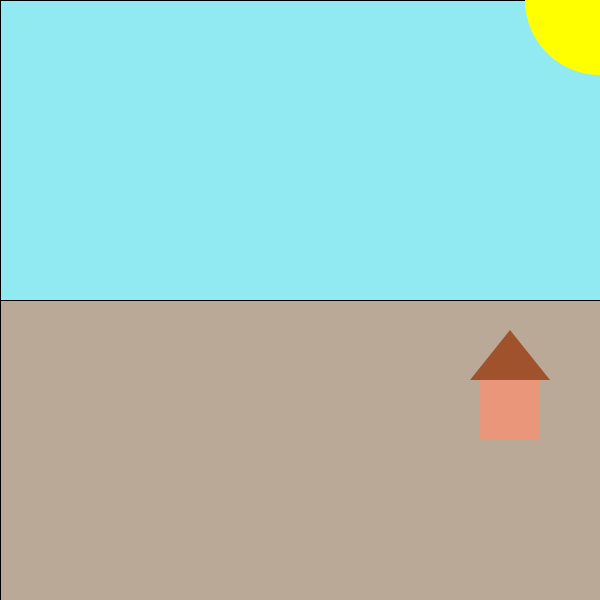
Frame 1 (no input)
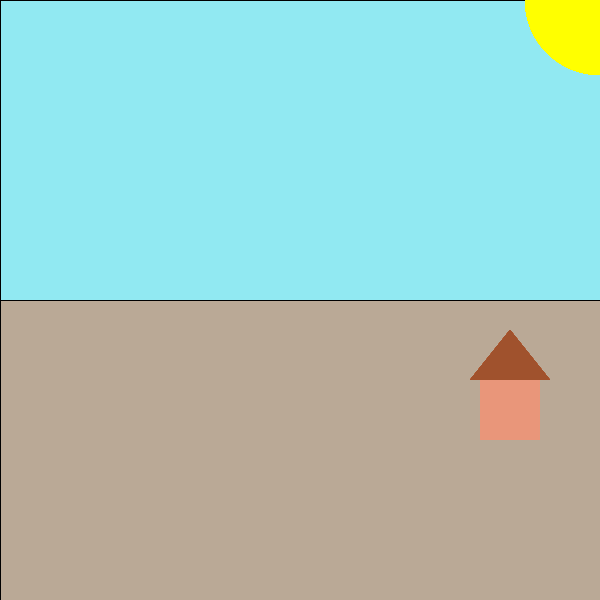
Frame 60 (the mouse pressed at the canvas centre just before this capture)
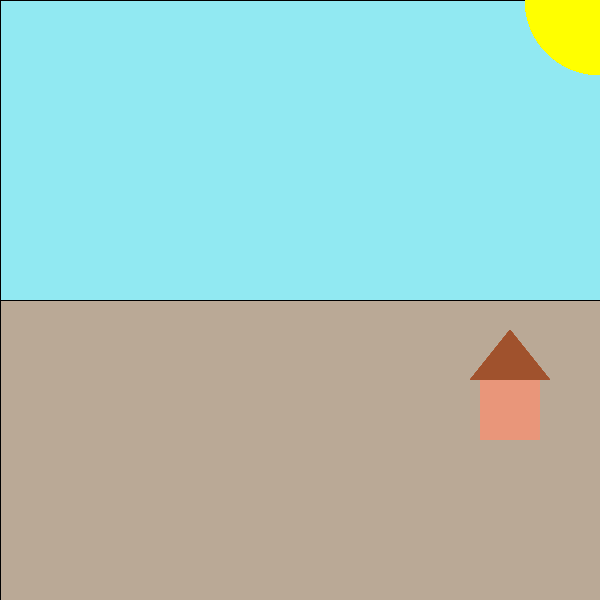
Frame 120 (the mouse held since frame 60 and released just before this capture)

The Processing sketch that drew these frames (run headless with seeded random() and noise(); from frame 60 on, the mouse is pressed at the canvas centre):

// Processing sketch: processing_51535
// ── processing_51535.pde

/*
Assignment #2
 Hoang Ha
 hha@brynmawr.edu
 CS 100-02
 Feb 7, 2012
 
 My drawing contain clouds in the sky and flowers on the ground.
 The clouds and flowers get smaller as they get to the horizon.
 */


int horizon = 300;

void setup() {
  size(600, 600);
  //background sky
  smooth();
  fill(145, 233, 242);
  rect(0, 0, width, horizon);

  //background ground
  fill(186, 169, 150);
  rect(0, horizon, width, horizon);
}


void draw() {
  //draw Sun
  noStroke();
  fill(255,255,0);
  ellipse(600,0, 150,150);
  
  //drawHouse
  fill(160,82,45);
  beginShape();
  vertex(510,330);
  vertex(550,380);
  vertex(470,380);
  vertex(510,330);
  endShape(CLOSE);
  
  fill(233,150,122);
  beginShape();
  vertex(480,380);
  vertex(540,380);
  vertex(540,440);
  vertex(480,440);
  endShape(CLOSE);
}

void mousePressed() {
  // flower
  if (mouseY > horizon + 40) { //draw flower with 10 petals when mouse is pressed below horizon 
  flower(mouseX, mouseY, 10);
  }


  //clouds
  if (mouseY < horizon-40) { //draw cloud when mouse is pressed above horizon
    noStroke();
    fill(255); 
    int distY = abs (horizon - mouseY);
    ellipse (mouseX, mouseY, 40+ distY/5, 35+ distY/5);
    ellipse (mouseX-30, mouseY+10, 35 + distY/5, 25+ distY/5);
    ellipse (mouseX+20, mouseY+10, 30+ distY/5, 30+ distY/5);
    ellipse (mouseX-40, mouseY-20, 25+ distY/5, 10+ distY/5);
    ellipse (mouseX-10, mouseY-15, 35+ distY/5, 25+ distY/5);
    ellipse (mouseX+3, mouseY-15, 30+ distY/5, 20+ distY/5);
  }
}

//draw flower at centerX and centerY with n petals
void flower(int centerX, int centerY, int n){
  int distY = abs (horizon - mouseY);
  int size = 10+ distY/7;     // size of petals (circles)
  float angle = 2*PI/n;  
  for (int i=0; i<n; i++) {
    noStroke();
    fill(random(100, 255), 0, 0, 140);
    ellipse(centerX+size*cos(angle*i), centerY+size*sin(angle*i), size, size);
  }
}  
